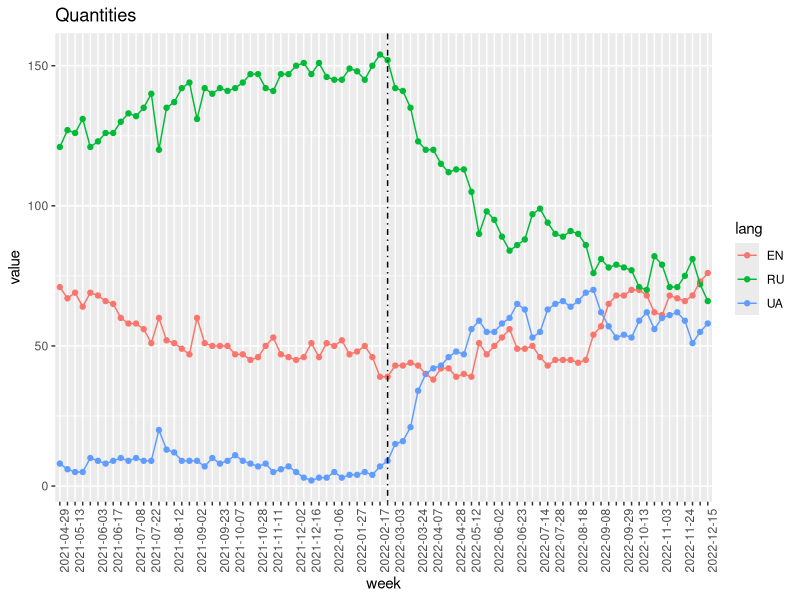
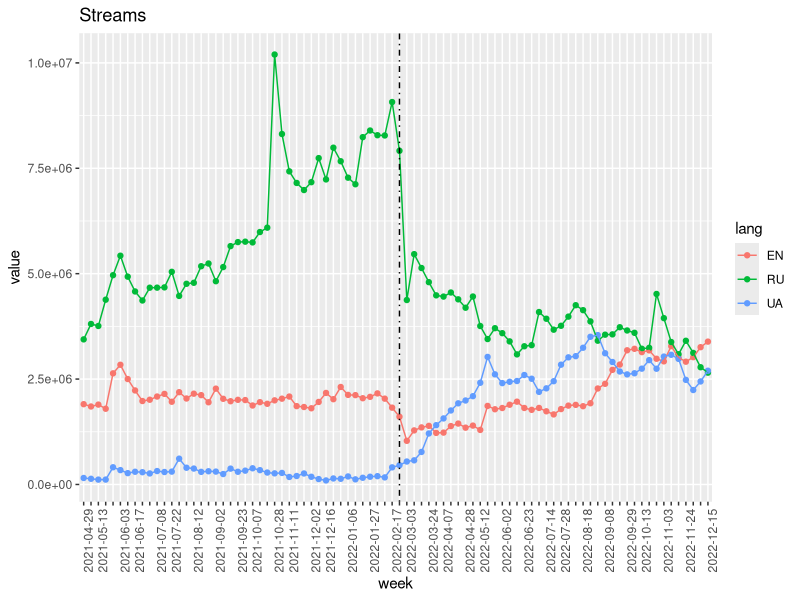

Recreate these plots in R, in order.
## ---- chunk 1
weekly_by_streams = read.csv("joined_by_streams/joined_by_streams.csv")
head(weekly_by_streams)
## ---- chunk 2
weekly_by_quantity = read.csv("joined_by_quantity/joined_by_quantity.csv")
head(weekly_by_quantity)
## ---- chunk 3
library(ggplot2)
library(reshape2)

plot_lang <- function(df, title){
  df <- df[, -1]
  df <- melt(df , id.vars = 'week', variable.name = 'lang')
  ggplot(df, aes(week, value, group=lang)) + 
  scale_x_discrete(guide = guide_axis(check.overlap=TRUE))+
  theme(axis.text.x = element_text(angle = 90)) + 
  geom_point(aes(colour = lang)) + geom_line(aes(colour=lang)) + 
    labs(title = title) +
         geom_vline(xintercept=44,
                linetype=4, colour="black")
}
## ---- chunk 4
plot_lang(weekly_by_quantity, "Quantities")
## ---- chunk 5
plot_lang(weekly_by_streams, "Streams")
## ---- chunk 6
quant_before = subset(weekly_by_quantity, week < "2022-02-24")
quant_after = subset(weekly_by_quantity, week >= "2022-02-24")

streams_before = subset(weekly_by_streams, week < "2022-02-24")
streams_after = subset(weekly_by_streams, week >= "2022-02-24")
## ---- chunk 7
UA_quant_before = quant_before["UA"]
EN_quant_before = quant_before["EN"]
RU_quant_before = quant_before["RU"]

UA_quant_after = quant_after["UA"]
EN_quant_after = quant_after["EN"]
RU_quant_after = quant_after["RU"]

UA_streams_before = streams_before["UA"]
EN_streams_before = streams_before["EN"]
RU_streams_before = streams_before["RU"]

UA_streams_after = streams_after["UA"]
EN_streams_after = streams_after["EN"]
RU_streams_after = streams_after["RU"]
## ---- chunk 8
t.test(as.numeric(unlist(UA_quant_before)), as.numeric(unlist(UA_quant_after)), mu=0, alt="less", conf.int = T, conf.level = 0.95)
## ---- chunk 9
t.test(as.numeric(unlist(EN_quant_before)), as.numeric(unlist(EN_quant_after)), conf.int = T, conf.level = 0.95)
